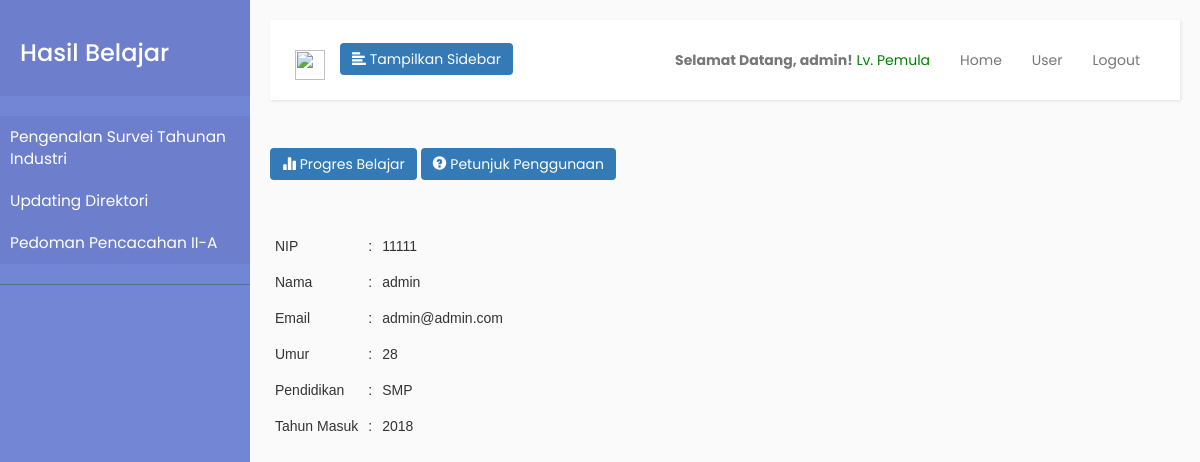
The app's page /profile.php (signed in) with its own data.
### tables this page shows
CREATE TABLE `materi` (
  `id_konsep` varchar(2) NOT NULL,
  `judul_konsep` varchar(256) NOT NULL,
  `id_topik` varchar(4) NOT NULL,
  `judul_topik` varchar(256) NOT NULL,
  `id` int(11) NOT NULL,
  `video_url` varchar(256) NOT NULL
);

CREATE TABLE `users` (
  `id` int(11) NOT NULL,
  `nip` varchar(5) NOT NULL,
  `nama` varchar(256) NOT NULL,
  `password` varchar(256) NOT NULL,
  `tanggal_lahir` date NOT NULL,
  `pendidikan` varchar(256) NOT NULL,
  `tahun_masuk` year(4) NOT NULL,
  `email` varchar(256) NOT NULL,
  `pengalaman_survei` varchar(256) NOT NULL,
  `pengalaman_SIBS` varchar(256) NOT NULL,
  `level_kemampuan` varchar(256) NOT NULL,
  `konsep_terakhir` varchar(256) NOT NULL,
  `topik_terakhir` varchar(256) NOT NULL,
  `jenis_kelamin` varchar(1) NOT NULL,
  `umur` int(11) NOT NULL,
  `masa_kerja` int(11) NOT NULL
);

### profile.php (the view, shortened to what this page needs)
<?php
    require('blog_connect.php');
    $id_siswa = $_SESSION['nip'];
    $query = "SELECT nama, email, tanggal_lahir, pendidikan, tahun_masuk FROM users WHERE nip = $id_siswa";
    $result = $con->query($query);
    $row = $result->fetch(PDO::FETCH_NUM);
    $nama = $row[0];
    $email = $row[1];
    $pendidikan = $row[3];
    $tahun_masuk = $row[4];
    $birth = new DateTime($row[2]);
    $today = new DateTime();
    $diff = $birth->diff($today);
    $umur = $diff->format('%y');
?>
<html !DOCTYPE>
    <?php require('head.php'); ?>
    <body>
    <div class="wrapper">
        <?php
            include('sidebar_singkat.php');
        ?>
        <div id="content" class="container">
            <?php
                include('navbar.php');
            ?>
            <a href="progress.php">
            <button type="button" id="sidebarCollapse" class="btn btn-primary navbar-btn">
                <i class="glyphicon glyphicon-stats"></i>
                <span>Progres Belajar</span>
            </button>
            </a>
            <a href="petunjuk.php">
            <button type="button" id="sidebarCollapse" class="btn btn-primary navbar-btn">
                <i class="glyphicon glyphicon-question-sign"></i>
                <span>Petunjuk Penggunaan</span>
            </button>
            </a>
            <br />
            <br />
            <br />
            <table class="tg">
            <tr>
                <th class="tg-us36">NIP</th>
                <th class="tg-us36">:</th>
                <th class="tg-us36"><?= $id_siswa ?></th>
            </tr>
            <tr>
                <td class="tg-us36">Nama</td>
                <td class="tg-us36">:</td>
                <td class="tg-us36"><?= $nama ?></td>
            </tr>
            <tr>
                <td class="tg-us36">Email</td>
                <td class="tg-us36">:</td>
                <td class="tg-us36"><?= $email ?></td>
            </tr>
            <tr>
                <td class="tg-yw4l">Umur</td>
                <td class="tg-yw4l">:</td>
                <td class="tg-yw4l"><?= (string) $umur ?></td>
            </tr>
            <tr>
                <td class="tg-yw4l">Pendidikan</td>
                <td class="tg-yw4l">:</td>
                <td class="tg-yw4l"><?= $pendidikan ?></td>
            </tr>
            <tr>
                <td class="tg-yw4l">Tahun Masuk</td>
                <td class="tg-yw4l">:</td>
                <td class="tg-yw4l"><?= $tahun_masuk ?></td>
            </tr>
            </table>
        </div>
    </div>
    </body>
</html>

### sidebar_singkat.php (shortened to what this page needs)
<nav id="sidebar">
    <div class="sidebar-header">
        <h3>Hasil Belajar</h3>
    </div>
    <ul class="list-unstyled components">
        <?php
            $query = "SELECT id_konsep, judul_konsep, id_topik, judul_topik FROM materi";
            $result = $con->query($query);
            $row = $result->fetch(PDO::FETCH_NUM);
            $crnt_judul = $row[1];
            $konsep_pilih = 1;
            echo('
                <li class="active">
                            <a href="hasil_belajar.php?konsep_aktif=0'.$konsep_pilih.'&topik_aktif=0'.$konsep_pilih.'">'.$crnt_judul.'</a>
            ');
            while($row = $result->fetch(PDO::FETCH_NUM)) {
                if ($row[1] != $crnt_judul)
                {
                    $crnt_judul = $row[1];
                    $konsep_pilih++;
                    echo (
                            '</li>
                        <li class="active">
                            <a href="hasil_belajar.php?konsep_aktif=0'.$konsep_pilih.'&topik_aktif=0'.$konsep_pilih.'">'.$crnt_judul.'</a>
                    ');
                }
            }
            echo('</li></ul>');
        ?>
</nav>

### css/sidebar.css (style rules this page uses)
body { font-family: 'Poppins', sans-serif; background: #fafafa; }
a, a:hover, a:focus { color: inherit; text-decoration: none; transition: all 0.3s; }
.navbar-btn { box-shadow: none; outline: none !important; border: none; }
.wrapper { display: flex; align-items: stretch; }
#sidebar { min-width: 250px; max-width: 250px; background: #7386D5; color: #fff; transition: all 0.3s; }
#sidebar .sidebar-header { padding: 20px; background: #6d7fcc; }
#sidebar ul.components { padding: 20px 0; border-bottom: 1px solid #47748b; }
#sidebar ul li a { padding: 10px; font-size: 1.1em; display: block; }
#sidebar ul li.active>a, a[aria-expanded="true"] { color: #fff; background: #6d7fcc; }
#content { padding: 20px; min-height: 100vh; transition: all 0.3s; }

### profile.php (style rules this page uses)
.tg { border-collapse:collapse;border-spacing:0; }
.tg td { font-family:Arial, sans-serif;font-size:14px;padding:10px 5px; }
.tg th { font-family:Arial, sans-serif;font-size:14px;font-weight:normal;padding:10px 5px; }
.tg .tg-us36 { border-color:inherit;vertical-align:top }
.tg .tg-yw4l { vertical-align:top }

### records on screen
materi: judul_konsep "Pengenalan Survei Tahunan Industri"
materi: judul_konsep "Updating Direktori"
materi: judul_konsep "Pedoman Pencacahan II-A"
users: nama "admin", email "admin@admin.com", pendidikan "SMP", tahun_masuk "2018"

### other values on screen
$_SESSION['nama'] "admin"
$id_siswa "11111"
